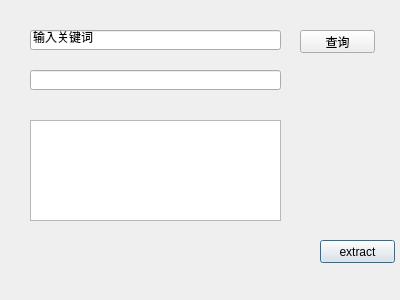
<?xml version="1.0" encoding="UTF-8"?>
<ui version="4.0">
 <class>Dialog</class>
 <widget class="QDialog" name="Dialog">
  <property name="geometry">
   <rect>
    <x>0</x>
    <y>0</y>
    <width>400</width>
    <height>300</height>
   </rect>
  </property>
  <property name="windowTitle">
   <string>Dialog</string>
  </property>
  <widget class="QPushButton" name="extractWebsiteButton">
   <property name="geometry">
    <rect>
     <x>320</x>
     <y>240</y>
     <width>75</width>
     <height>23</height>
    </rect>
   </property>
   <property name="text">
    <string>extract</string>
   </property>
  </widget>
  <widget class="QPushButton" name="queryButton">
   <property name="geometry">
    <rect>
     <x>300</x>
     <y>30</y>
     <width>75</width>
     <height>23</height>
    </rect>
   </property>
   <property name="text">
    <string>查询</string>
   </property>
  </widget>
  <widget class="QLineEdit" name="wordsInputEdit">
   <property name="geometry">
    <rect>
     <x>30</x>
     <y>30</y>
     <width>251</width>
     <height>20</height>
    </rect>
   </property>
   <property name="text">
    <string>输入关键词</string>
   </property>
  </widget>
  <widget class="QLineEdit" name="resultEdit">
   <property name="geometry">
    <rect>
     <x>30</x>
     <y>70</y>
     <width>251</width>
     <height>20</height>
    </rect>
   </property>
  </widget>
  <widget class="QPlainTextEdit" name="detailedResultEdit">
   <property name="geometry">
    <rect>
     <x>30</x>
     <y>120</y>
     <width>251</width>
     <height>101</height>
    </rect>
   </property>
  </widget>
 </widget>
 <layoutdefault spacing="6" margin="11"/>
 <resources/>
 <connections/>
</ui>
